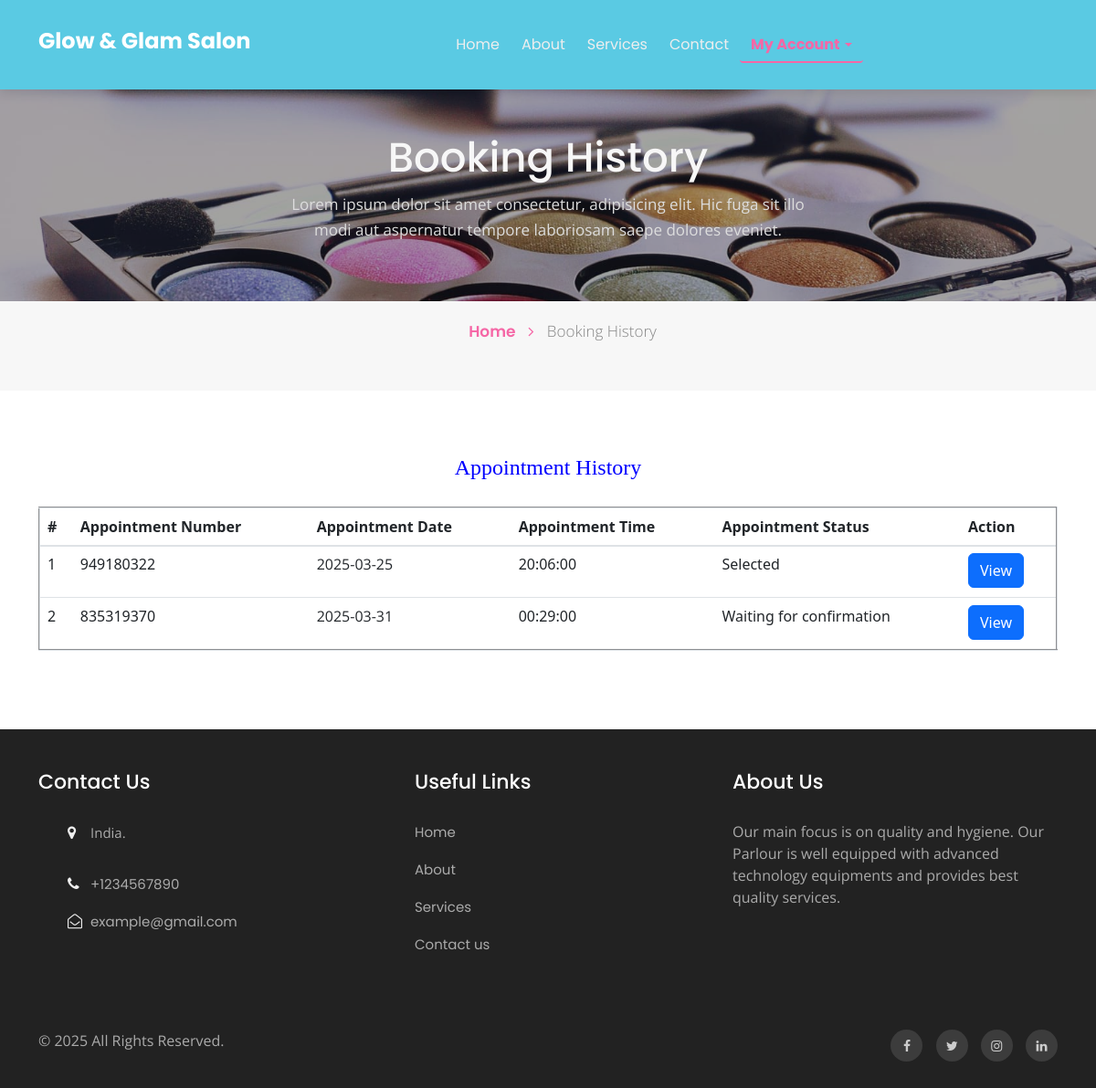
Page /booking-history.php (signed in) on the committed database.
### tables this page shows
CREATE TABLE `tblbook` (
  `ID` int(10) NOT NULL,
  `UserID` int(10) DEFAULT NULL,
  `AptNumber` int(10) DEFAULT NULL,
  `AptDate` date DEFAULT NULL,
  `AptTime` time DEFAULT NULL,
  `Message` mediumtext DEFAULT NULL,
  `BookingDate` timestamp NULL DEFAULT current_timestamp(),
  `Remark` varchar(250) DEFAULT NULL,
  `Status` varchar(250) DEFAULT NULL,
  `RemarkDate` timestamp NULL DEFAULT NULL ON UPDATE current_timestamp()
);

CREATE TABLE `tblpage` (
  `ID` int(10) NOT NULL,
  `PageType` varchar(200) DEFAULT NULL,
  `PageTitle` mediumtext DEFAULT NULL,
  `PageDescription` mediumtext DEFAULT NULL,
  `Email` varchar(200) DEFAULT NULL,
  `MobileNumber` bigint(10) DEFAULT NULL,
  `UpdationDate` date DEFAULT NULL,
  `Timing` varchar(200) NOT NULL
);

### booking-history.php (the view, shortened to what this page needs)
<?php
include('includes/header.php');
if (strlen($_SESSION['bpmsuid']==0)) {
  header('location:logout.php');
  } else{
  ?>
<section class="w3l-inner-banner-main">
    <div class="about-inner contact ">
        <div class="container">
            <div class="main-titles-head text-center">
            <h3 class="header-name ">
 Booking History
            </h3>
            <p class="tiltle-para ">Lorem ipsum dolor sit amet consectetur, adipisicing elit. Hic fuga sit illo modi aut aspernatur tempore laboriosam saepe dolores eveniet.</p>
        </div>
</div>
</div>
<div class="breadcrumbs-sub">
<div class="container">
<ul class="breadcrumbs-custom-path">
    <li class="right-side propClone"><a href="index.php" class="">Home <span class="fa fa-angle-right" aria-hidden="true"></span></a> <p></li>
    <li class="active ">
        Booking History</li>
</ul>
</div>
</div>
</section>
<section class="w3l-contact-info-main" id="contact">
    <div class="contact-sec	">
        <div class="container">
            <div>
                <div class="cont-details">
                   <div class="table-content table-responsive cart-table-content m-t-30">
                    <h4 style="padding-bottom: 20px;text-align: center;color: blue;">Appointment History</h4>
                        <table border="2" class="table">
                            <thead class="gray-bg" >
                                <tr>
                                    <th>#</th>
                                <th>Appointment Number</th>
                                <th>Appointment Date</th>
                                <th>Appointment Time</th>
                                <th>Appointment Status</th>
                                <th>Action</th>
                                </tr>
                            </thead>
                            <tbody>
                                <tr>
                                    <?php
                                   $userid= $_SESSION['bpmsuid'];
 $query=mysqli_query($con,"select tbluser.ID as uid, tbluser.FirstName,tbluser.LastName,tbluser.Email,tbluser.MobileNumber,tblbook.ID as bid,tblbook.AptNumber,tblbook.AptDate,tblbook.AptTime,tblbook.Message,tblbook.BookingDate,tblbook.Status from tblbook join tbluser on tbluser.ID=tblbook.UserID where tbluser.ID='$userid'");
$cnt=1;
$count=mysqli_num_rows($query);
if($count>0){
              while($row=mysqli_fetch_array($query))
              { ?>
               <tr>
    <td><?php echo $cnt;?></td>
<td><?php echo $row['AptNumber'];?></td>
<td><p> <?php echo $row['AptDate']?> </p></td>
<td><?php echo $row['AptTime']?></td>
<td><?php $status=$row['Status'];
if($status==''){
 echo "Waiting for confirmation";
} else{
echo $status;
}
?>  </td>
<td><a href="appointment-detail.php?aptnumber=<?php echo $row['AptNumber'];?>" class="btn btn-primary">View</a></td>
</tr><?php $cnt=$cnt+1; } } else { ?>
                            <tr>
                                <th colspan="6" style="color:red">No Record Found</th>
                            </tr>
                          <?php } ?>
                            </tbody>
                        </table>
                    </div> </div>
    </div>
    </div></div>
</section>
<?php include_once('includes/footer.php');?>
</html><?php } ?>

### includes/footer.php (shortened to what this page needs)
<section class="w3l-footer-29-main">
    <div class="footer-29 py-3">
      <div class="container py-lg-4">
        <div class="row footer-top-29">
          <div class="col-lg-4 col-md-6 col-sm-8 footer-list-29 footer-1">
            <h6 class="footer-title-29">Contact Us</h6>
            <ul>
              <?php
$ret=mysqli_query($con,"select * from tblpage where PageType='contactus' ");
while ($row=mysqli_fetch_array($ret)) {
?>
              <li>
                <span class="fa fa-map-marker"></span> <p><?php  echo $row['PageDescription'];?>.</p>
              </li>
              <li><span class="fa fa-phone"></span><a href="tel:+7-800-999-800"> +<?php  echo $row['MobileNumber'];?></a></li>
              <li><span class="fa fa-envelope-open-o"></span><a href="mailto:parlour@mail.com" class="mail">
                  <?php  echo $row['Email'];?></a></li><?php } ?>
            </ul>
          </div>
          <div class="col-lg-4 col-md-6 col-sm-4 footer-list-29 footer-2 ">
            <ul>
              <h6 class="footer-title-29">Useful Links</h6>
              <li><a href="index.php">Home</a></li>
              <li><a href="about.php">About</a></li>
              <li><a href="services.php"> Services</a></li>
              <li><a href="contact.php">Contact us</a></li>
            </ul>
          </div>
          <div class="col-lg-4 col-md-6 col-sm-7 footer-list-29 footer-4">
            <?php
$ret=mysqli_query($con,"select * from tblpage where PageType='aboutus' ");
while ($row=mysqli_fetch_array($ret)) {
?>
            <h6 class="footer-title-29"><?php  echo $row['PageTitle'];?> </h6>
            <p><?php  echo $row['PageDescription'];?></p><?php } ?>
          </div>
        </div>
      </div>
    </div>
  </section>
  <section class="w3l-footer-29-main w3l-copyright">
    <div class="container">
      <div class="row bottom-copies">
      <p class="col-lg-8 mx-auto  copy-footer-29">
    &copy; <?php echo date("Y"); ?> All Rights Reserved.
</p>
        <div class="col-lg-4 main-social-footer-29">
          <a href="#facebook" class="facebook"><span class="fa fa-facebook"></span></a>
          <a href="#twitter" class="twitter"><span class="fa fa-twitter"></span></a>
          <a href="#instagram" class="instagram"><span class="fa fa-instagram"></span></a>
          <a href="#linkedin" class="linkedin"><span class="fa fa-linkedin"></span></a>
        </div>
      </div>
    </div>
  </section>
</body>
</html>

### rows in the picture
tblbook: AptNumber "949180322", AptDate "2025-03-25", AptTime "20:06:00", Status "Selected"
tblbook: AptNumber "835319370", AptDate "2025-03-31", AptTime "00:29:00", shows "Waiting for confirmation"
tblpage: PageDescription "India", MobileNumber "1234567890", Email "example@gmail.com"
tblpage: PageTitle "About Us", PageDescription "Our main focus is on quality and hygiene. Our Parlour is well equipped with advanced technology equipments and provides best quality services."
